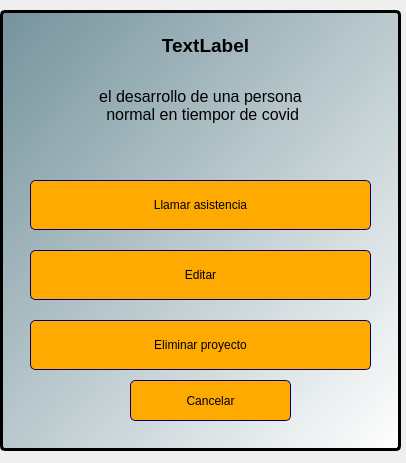
<?xml version="1.0" encoding="UTF-8"?>
<ui version="4.0">
 <class>add_cuadro</class>
 <widget class="QWidget" name="add_cuadro">
  <property name="geometry">
   <rect>
    <x>0</x>
    <y>0</y>
    <width>406</width>
    <height>463</height>
   </rect>
  </property>
  <property name="windowTitle">
   <string>Form</string>
  </property>
  <widget class="QFrame" name="frame">
   <property name="geometry">
    <rect>
     <x>0</x>
     <y>10</y>
     <width>401</width>
     <height>441</height>
    </rect>
   </property>
   <property name="styleSheet">
    <string notr="true">QFrame{
background-color: qlineargradient(spread:pad, x1:0, y1:0, x2:1, y2:1, stop:0 rgba(117, 147, 156, 255), stop:1 rgba(255, 255, 255, 255));
border: 3px solid rgb(0, 0, 0) ;
border-radius:5px;
}
QLabel{
background-color:rgba(0,0,0,0%);
border: 0px;
}

QPushButton{
border: 1px solid rgb(0, 0, 127);
border-radius:5px;
	background-color: rgb(170, 255, 255);
	background-color: rgb(255, 170, 0);
font: 75 12pt &quot;MS Shell Dlg 2&quot;;
}

QPushButton:hover{
background-color: white;
border-radius:5px;
}</string>
   </property>
   <property name="frameShape">
    <enum>QFrame::StyledPanel</enum>
   </property>
   <property name="frameShadow">
    <enum>QFrame::Raised</enum>
   </property>
   <widget class="QPushButton" name="btn_call_list">
    <property name="geometry">
     <rect>
      <x>30</x>
      <y>170</y>
      <width>341</width>
      <height>50</height>
     </rect>
    </property>
    <property name="minimumSize">
     <size>
      <width>0</width>
      <height>50</height>
     </size>
    </property>
    <property name="maximumSize">
     <size>
      <width>16777215</width>
      <height>16777215</height>
     </size>
    </property>
    <property name="sizeIncrement">
     <size>
      <width>0</width>
      <height>50</height>
     </size>
    </property>
    <property name="text">
     <string>Llamar asistencia</string>
    </property>
   </widget>
   <widget class="QPushButton" name="btn_delete_project">
    <property name="geometry">
     <rect>
      <x>30</x>
      <y>310</y>
      <width>341</width>
      <height>50</height>
     </rect>
    </property>
    <property name="minimumSize">
     <size>
      <width>0</width>
      <height>50</height>
     </size>
    </property>
    <property name="maximumSize">
     <size>
      <width>16777215</width>
      <height>50</height>
     </size>
    </property>
    <property name="sizeIncrement">
     <size>
      <width>0</width>
      <height>50</height>
     </size>
    </property>
    <property name="text">
     <string>Eliminar proyecto</string>
    </property>
   </widget>
   <widget class="QPushButton" name="btn_actividades">
    <property name="geometry">
     <rect>
      <x>30</x>
      <y>240</y>
      <width>341</width>
      <height>50</height>
     </rect>
    </property>
    <property name="minimumSize">
     <size>
      <width>0</width>
      <height>50</height>
     </size>
    </property>
    <property name="maximumSize">
     <size>
      <width>16777215</width>
      <height>50</height>
     </size>
    </property>
    <property name="sizeIncrement">
     <size>
      <width>0</width>
      <height>50</height>
     </size>
    </property>
    <property name="text">
     <string>Editar</string>
    </property>
   </widget>
   <widget class="QLabel" name="label_title">
    <property name="geometry">
     <rect>
      <x>20</x>
      <y>60</y>
      <width>361</width>
      <height>71</height>
     </rect>
    </property>
    <property name="font">
     <font>
      <pointsize>12</pointsize>
     </font>
    </property>
    <property name="styleSheet">
     <string notr="true">background-color:rgba(0,0,0,0%);</string>
    </property>
    <property name="text">
     <string>el desarrollo de una persona
 normal en tiempor de covid</string>
    </property>
    <property name="alignment">
     <set>Qt::AlignCenter</set>
    </property>
   </widget>
   <widget class="QPushButton" name="btn_decline">
    <property name="geometry">
     <rect>
      <x>130</x>
      <y>370</y>
      <width>161</width>
      <height>41</height>
     </rect>
    </property>
    <property name="text">
     <string>Cancelar</string>
    </property>
   </widget>
   <widget class="QLabel" name="label_code_project">
    <property name="geometry">
     <rect>
      <x>70</x>
      <y>20</y>
      <width>271</width>
      <height>31</height>
     </rect>
    </property>
    <property name="font">
     <font>
      <pointsize>14</pointsize>
      <weight>75</weight>
      <bold>true</bold>
     </font>
    </property>
    <property name="text">
     <string>TextLabel</string>
    </property>
    <property name="alignment">
     <set>Qt::AlignCenter</set>
    </property>
   </widget>
  </widget>
 </widget>
 <resources/>
 <connections/>
</ui>
